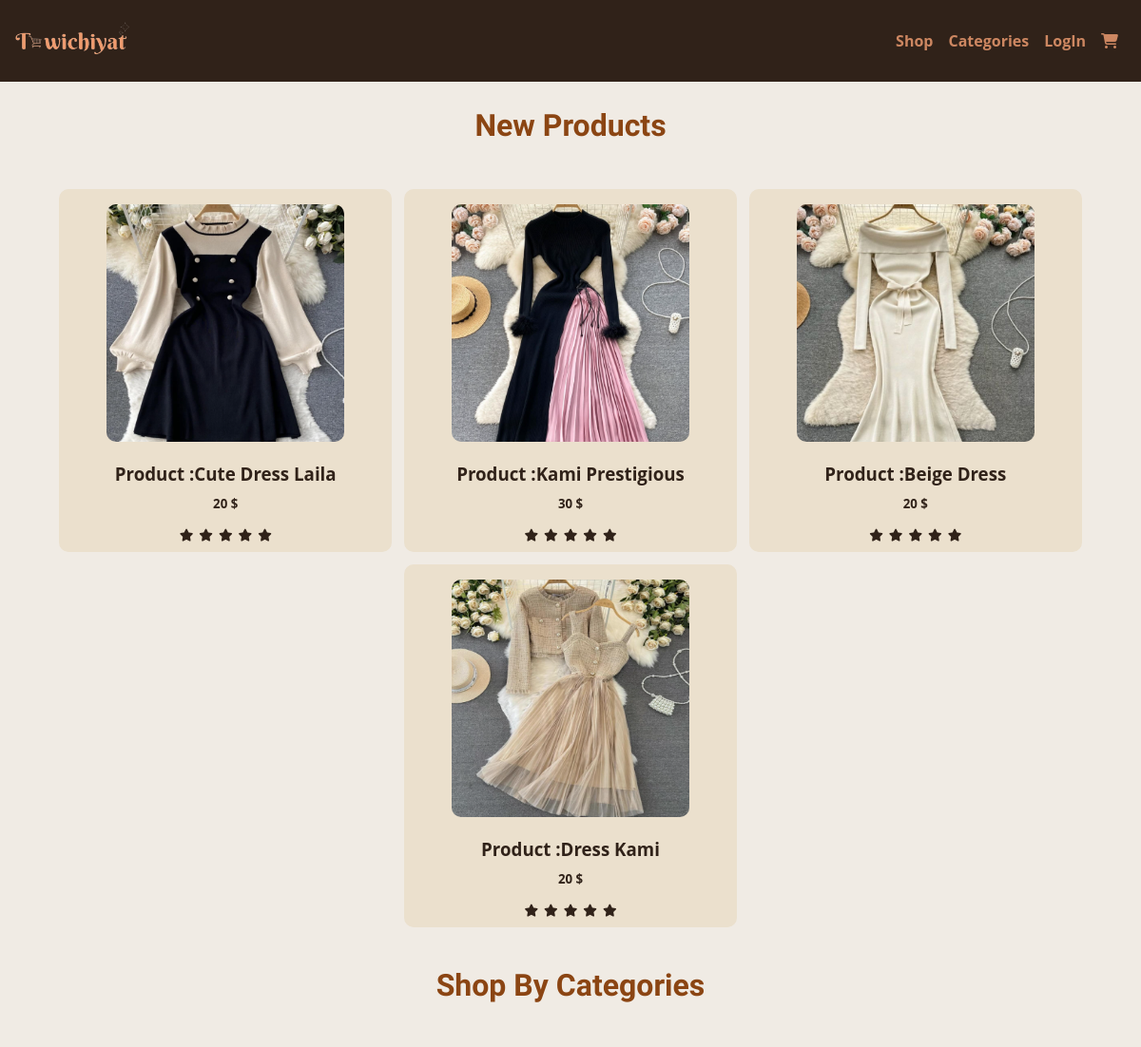
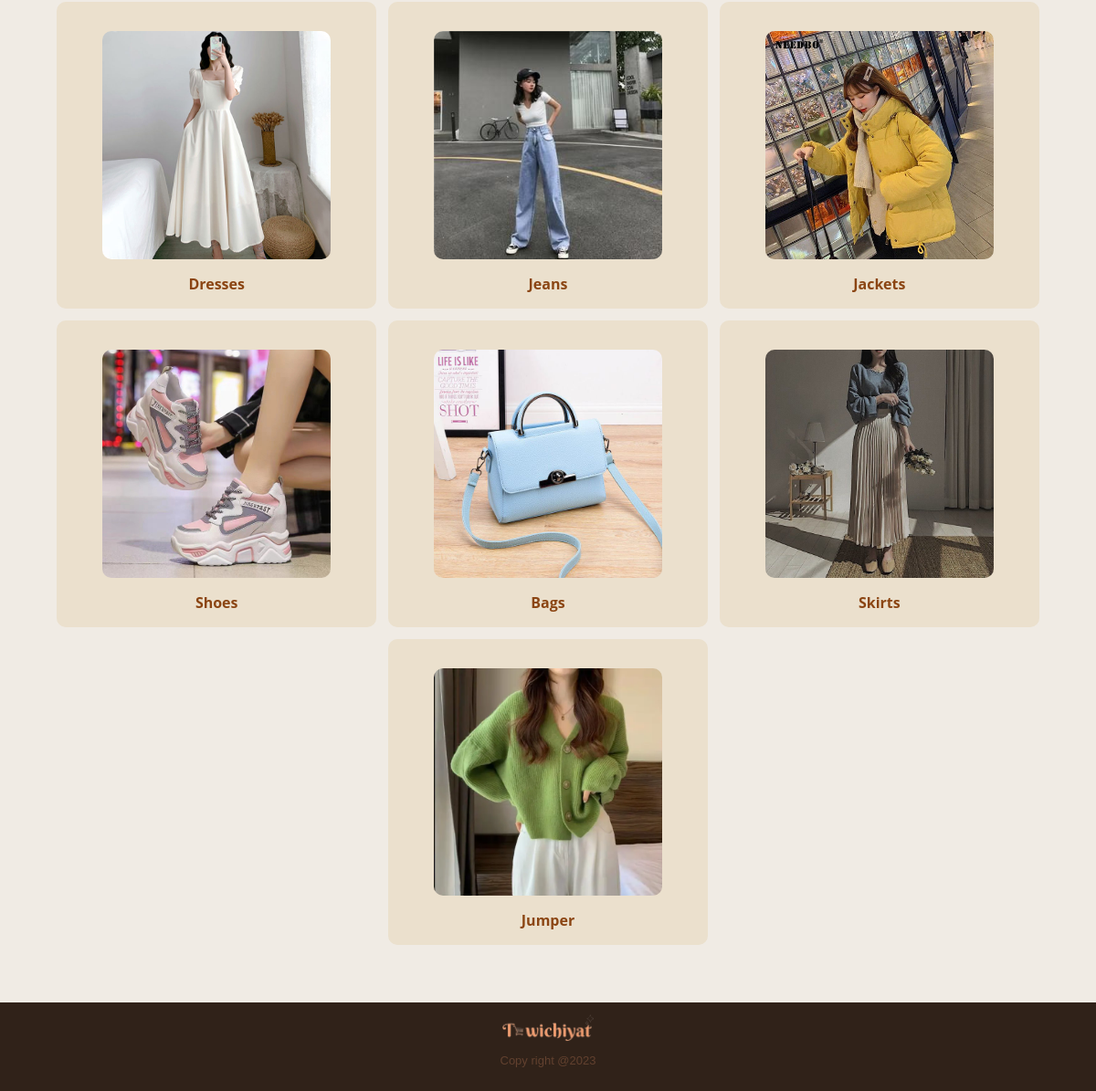
The page /Store/home/ on the database its author committed (2 pictures, top to bottom).
### vendor_dashboard/models.py (models this page shows, shortened)
class Product(models.Model):
    name = models.CharField(max_length=25,default='Anonymous Product')
    type_p = models.CharField(max_length=25)
    price = models.IntegerField()
    size = models.CharField(max_length=4)
    color = models.CharField(max_length=25)
    description = models.TextField(max_length=400)
    image = models.ImageField(default='default.png', blank=True)
    date = models.DateTimeField(default=datetime.datetime.now, editable=False)
    quantity = models.IntegerField(default=1)
    author = models.ForeignKey(User , null=True, on_delete=models.CASCADE)
    status = models.CharField(max_length=14 , default="Available")

### Store/models.py (models this page shows)
class Collection(models.Model):
    name = models.CharField(max_length=25)
    image_col= models.ImageField(default='default.png',blank=True)
    slugC =  models.SlugField(max_length=50,default=None)
    def __str__(self):
        return self.name

### Store/views.py (the view)
def shop_now(request):
    current_user = request.user
    if current_user.is_anonymous :
       products = Product.objects.all().order_by('date')
    else :
       products = Product.objects.all().order_by('date').exclude(author=current_user)
    latest_products=[]
    if len(products)>=5:
        for i in range(len(products)-1,0,-1):
            if len(latest_products)<4:
                latest_products.append(products[i])
            else:
                break
    collections = Collection.objects.all()
    return render(request,'Store/home.html',{'collections':collections,'products':latest_products})

### Store/context_processors.py (called while the page is built)
def collectionslist(request):
    return {'collectionslist':Collection.objects.filter()}

### userP/context_processors.py (called while the page is built)
def profiles(request):
    return {'profiles':Profile.objects.all()}

### Store/templates/Store/home.html (shortened to what this page needs)
{% extends 'base_layout.html' %}
{%load static %}
{% block content %}
		<h2 class="shop-titles">New Products</h2>
		<section class="new-products-list">
			{% for product in products %}
				<a class="product" onclick="showProductModal('{{ product.name }}', '{{ product.price }}', '{{ product.image.url }}','{{ product.quantity }}','{{ product.description }}','{{ product.size }}','{{ product.id }}')">
						<img src="{{ product.image.url }}"  alt="product image ">
						<h3>Product :{{ product.name}}</h3>
						<h5>{{ product.price}} $</h5>
						<ul class="list-review">
							<li><i class="fa fa-star checkes"></i></li>
							<li><i class="fa fa-star checkes"></i></li>
							<li><i class="fa fa-star checkes"></i></li>
							<li><i class="fa fa-star "></i></li>
							<li><i class="fa fa-star "></i></li>
						</ul>
				</a>
			{% endfor %}
		</section>
		<h2 class="shop-titles">Shop By Categories</h2>
		<section class="categories-container-list">
			{% for collection in collections %}
			<div class="categorie">
					<a class="row1" href="{% url 'Store:product_category' category_id=collection.id %}">
						<img src="{{ collection.image_col.url }}" alt="" />
						<h4>{{ collection.name }}</h4>
				  	</a>
			</div>
			{% endfor %}
		</section>
{% endblock  %}

### assets/styles.css (style rules this page uses)
html,body { margin: 0; padding: 0; width: 100%; height: 100%; background-color: #f0ebe4; font-family: 'Open Sans', sans-serif; }
*,*::after,*::before { box-sizing: border-box; user-select: none; }
body { position: relative; overflow: auto; display: flex; flex-direction: column; -ms-overflow-style: none; scrollbar-width: none; }
.fa { font-size: 13px; transition: 0.4s; margin: 3px; }
.row1 { width: 100%; margin: 1em auto; display: flex; flex-direction: column; }
.row1 * { margin: auto; }
.row1 h4 { color: #8B4513; }
.categories-container-list ,.new-products-list { display: flex; flex-direction: column; width: 100%; justify-content: center; align-items: center; margin-top: 2em; gap: 0.8em; padding: 1em; }
.categories-container-list .categorie , .new-products-list .product { display: flex; flex-direction: column; border-radius: 10px; background-color: #EBE0CD; width: 100%; max-width: 280px; }
.new-products-list .product > * { margin: 0.3em auto ; }
.categories-container-list .categorie img , .new-products-list .product img { width: 90%; margin: 1em auto; max-width:250px ; max-height: 250px; height: auto; border-radius: 10px; }
.categories-container-list .categorie { max-width: 100%; max-height: 100%; object-fit: contain; transition: transform 0.3s ease-in-out; }
.categories-container-list .categorie a, .new-products-list a.product { text-decoration: none; color: #302219; }
@media only screen and (min-width: 500px) { .categories-container-list , .new-products-list { display: flex; flex-direction: row; flex-wrap: wrap; } }
@media only screen and (min-width: 500px) { .categories-container-list .categorie , .new-products-list .product { width: 100%; max-width: 350px; } }
.new-products-list .product { display: flex; cursor: pointer; }
.new-products-list .product ul.list-review { display: flex; flex-direction: row; list-style: none; margin:0.5em auto; width: 100%; padding-left: 0; justify-content: center; }
.shop-titles { text-align: center; color:#8B4513 ; font-weight: bold; font-family: 'Berkshire Swash', serif; font-size: 2em; margin-bottom: 0em; }
.categories-container-list,.margin { padding-bottom: 10em; }

### rows shown on the page
Product: image (picture), name "Cute Dress Laila", price "20"
Product: image (picture), name "Kami Prestigious", price "30"
Product: image (picture), name "Beige Dress", price "20"
Product: image (picture), name "Dress Kami", price "20"
Collection: image_col (picture), name "Dresses"
Collection: image_col (picture), name "Jeans"
Collection: image_col (picture), name "Jackets"
Collection: image_col (picture), name "Shoes"
Collection: image_col (picture), name "Bags"
Collection: image_col (picture), name "Skirts"
Collection: image_col (picture), name "Jumper"
